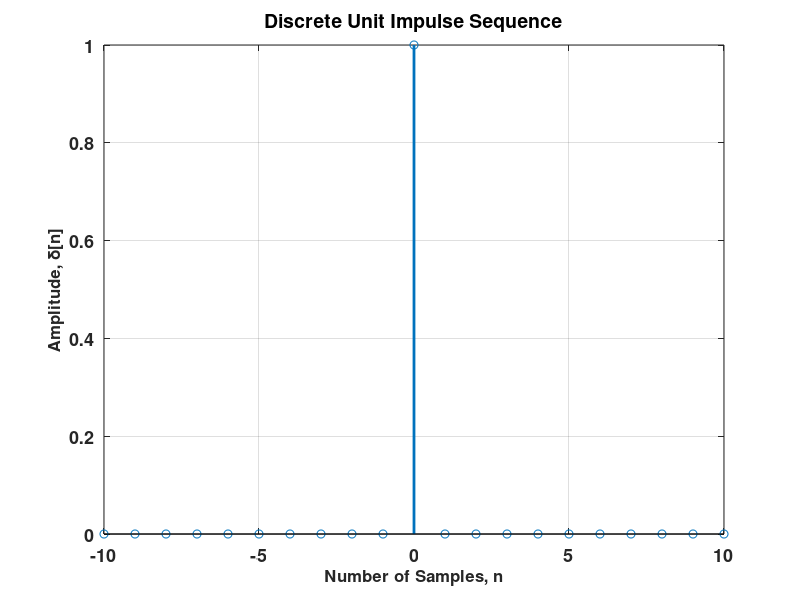

This chart was generated by the following MATLAB code:
clc
clear all
close all
n = -10:10;
N3 =21;
d = [zeros(1,(N3-1)/2),ones(1,1),zeros(1,(N3-1)/2)];
stem(n, d, 'linewidth',2);
set(gca,'fontsize',13,'fontweight','bold');
xlabel('Number of Samples, n','fontsize', 12, 'fontweight','bold');
ylabel('Amplitude, \delta[n]', 'fontsize', 12, 'fontweight', 'bold');
title('Discrete Unit Impulse Sequence', 'fontsize', 14);
grid on;
